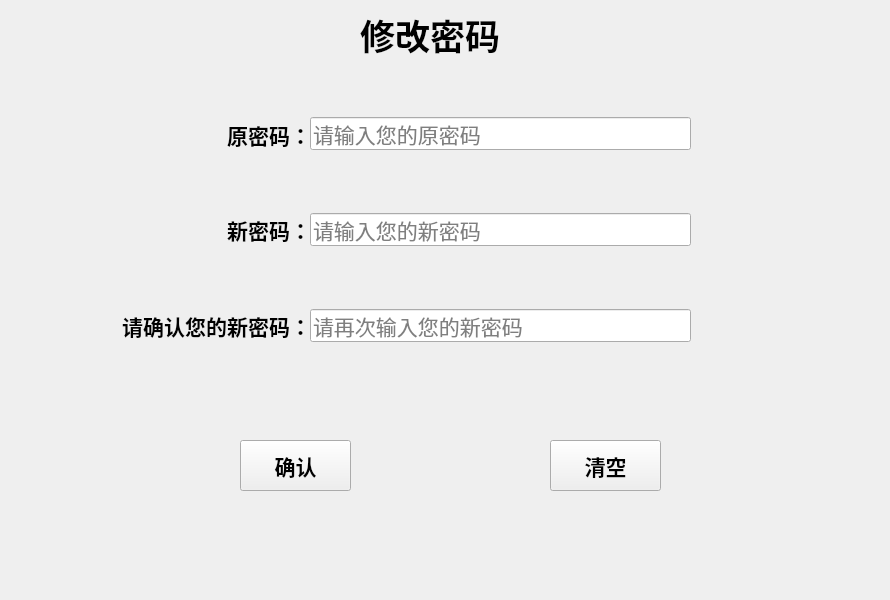
<?xml version="1.0" encoding="UTF-8"?>
<ui version="4.0">
 <class>changeMiMa</class>
 <widget class="QWidget" name="changeMiMa">
  <property name="geometry">
   <rect>
    <x>0</x>
    <y>0</y>
    <width>890</width>
    <height>600</height>
   </rect>
  </property>
  <property name="windowTitle">
   <string>Form</string>
  </property>
  <widget class="QWidget" name="verticalLayoutWidget_2">
   <property name="geometry">
    <rect>
     <x>-350</x>
     <y>90</y>
     <width>661</width>
     <height>281</height>
    </rect>
   </property>
   <layout class="QVBoxLayout" name="verticalLayout_2">
    <item>
     <widget class="QLabel" name="label_2">
      <property name="text">
       <string>&lt;html&gt;&lt;head/&gt;&lt;body&gt;&lt;p align=&quot;right&quot;&gt;&lt;span style=&quot; font-size:16pt; font-weight:600;&quot;&gt;原密码：&lt;/span&gt;&lt;/p&gt;&lt;/body&gt;&lt;/html&gt;</string>
      </property>
     </widget>
    </item>
    <item>
     <widget class="QLabel" name="label_3">
      <property name="text">
       <string>&lt;html&gt;&lt;head/&gt;&lt;body&gt;&lt;p align=&quot;right&quot;&gt;&lt;span style=&quot; font-size:16pt; font-weight:600;&quot;&gt;新密码：&lt;/span&gt;&lt;/p&gt;&lt;/body&gt;&lt;/html&gt;</string>
      </property>
     </widget>
    </item>
    <item>
     <widget class="QLabel" name="label_4">
      <property name="text">
       <string>&lt;html&gt;&lt;head/&gt;&lt;body&gt;&lt;p align=&quot;right&quot;&gt;&lt;span style=&quot; font-size:16pt; font-weight:600;&quot;&gt;请确认您的新密码：&lt;/span&gt;&lt;/p&gt;&lt;/body&gt;&lt;/html&gt;</string>
      </property>
     </widget>
    </item>
   </layout>
  </widget>
  <widget class="QWidget" name="verticalLayoutWidget_3">
   <property name="geometry">
    <rect>
     <x>310</x>
     <y>60</y>
     <width>381</width>
     <height>341</height>
    </rect>
   </property>
   <layout class="QVBoxLayout" name="verticalLayout_4">
    <item>
     <widget class="QLineEdit" name="o_pwd">
      <property name="font">
       <font>
        <pointsize>16</pointsize>
       </font>
      </property>
      <property name="echoMode">
       <enum>QLineEdit::Password</enum>
      </property>
      <property name="placeholderText">
       <string>请输入您的原密码</string>
      </property>
     </widget>
    </item>
    <item>
     <widget class="QLineEdit" name="n_pwd">
      <property name="font">
       <font>
        <pointsize>16</pointsize>
       </font>
      </property>
      <property name="echoMode">
       <enum>QLineEdit::Password</enum>
      </property>
      <property name="placeholderText">
       <string>请输入您的新密码</string>
      </property>
     </widget>
    </item>
    <item>
     <widget class="QLineEdit" name="rn_pwd">
      <property name="font">
       <font>
        <pointsize>16</pointsize>
       </font>
      </property>
      <property name="echoMode">
       <enum>QLineEdit::Password</enum>
      </property>
      <property name="placeholderText">
       <string>请再次输入您的新密码</string>
      </property>
     </widget>
    </item>
   </layout>
  </widget>
  <widget class="QPushButton" name="pushButton_ok">
   <property name="geometry">
    <rect>
     <x>240</x>
     <y>440</y>
     <width>111</width>
     <height>51</height>
    </rect>
   </property>
   <property name="font">
    <font>
     <pointsize>16</pointsize>
     <weight>75</weight>
     <bold>true</bold>
    </font>
   </property>
   <property name="text">
    <string>确认</string>
   </property>
  </widget>
  <widget class="QPushButton" name="pushButton_close">
   <property name="geometry">
    <rect>
     <x>550</x>
     <y>440</y>
     <width>111</width>
     <height>51</height>
    </rect>
   </property>
   <property name="font">
    <font>
     <pointsize>16</pointsize>
     <weight>75</weight>
     <bold>true</bold>
    </font>
   </property>
   <property name="text">
    <string>清空</string>
   </property>
  </widget>
  <widget class="QLabel" name="label">
   <property name="geometry">
    <rect>
     <x>360</x>
     <y>0</y>
     <width>181</width>
     <height>71</height>
    </rect>
   </property>
   <property name="text">
    <string>&lt;html&gt;&lt;head/&gt;&lt;body&gt;&lt;p&gt;&lt;span style=&quot; font-size:26pt; font-weight:600;&quot;&gt;修改密码&lt;/span&gt;&lt;/p&gt;&lt;/body&gt;&lt;/html&gt;</string>
   </property>
  </widget>
 </widget>
 <resources/>
 <connections/>
</ui>
